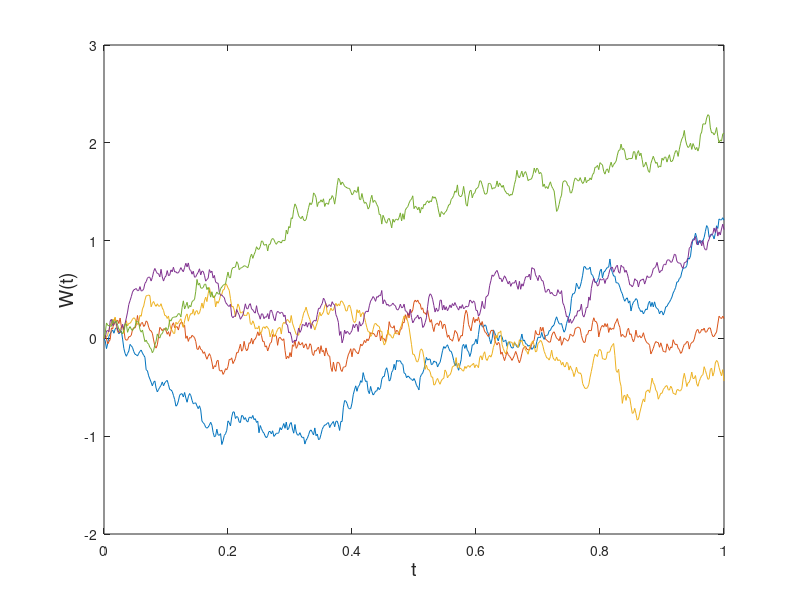

This figure's MATLAB source:
% browian motion plot
T = 1;
N = 500;
h = (T-0)/N;
dW = sqrt(h)*randn(1,N);
W = cumsum(dW);
t = [0:h:T];
plot(t,[0 W],'b-')
xlabel('t','FontSize',14);
ylabel('W(t)','FontSize',14);

T = 1;
N = 500;
h = (T-0)/N;
% monte carlo
MC = 5;
for k=1:MC
   dW = sqrt(h)*randn(1,N);
   W = cumsum(dW);
   t = [0:h:T];
   plot(t,[0 W]),hold on
end   
xlabel('t','FontSize',14);
ylabel('W(t)','FontSize',14);
